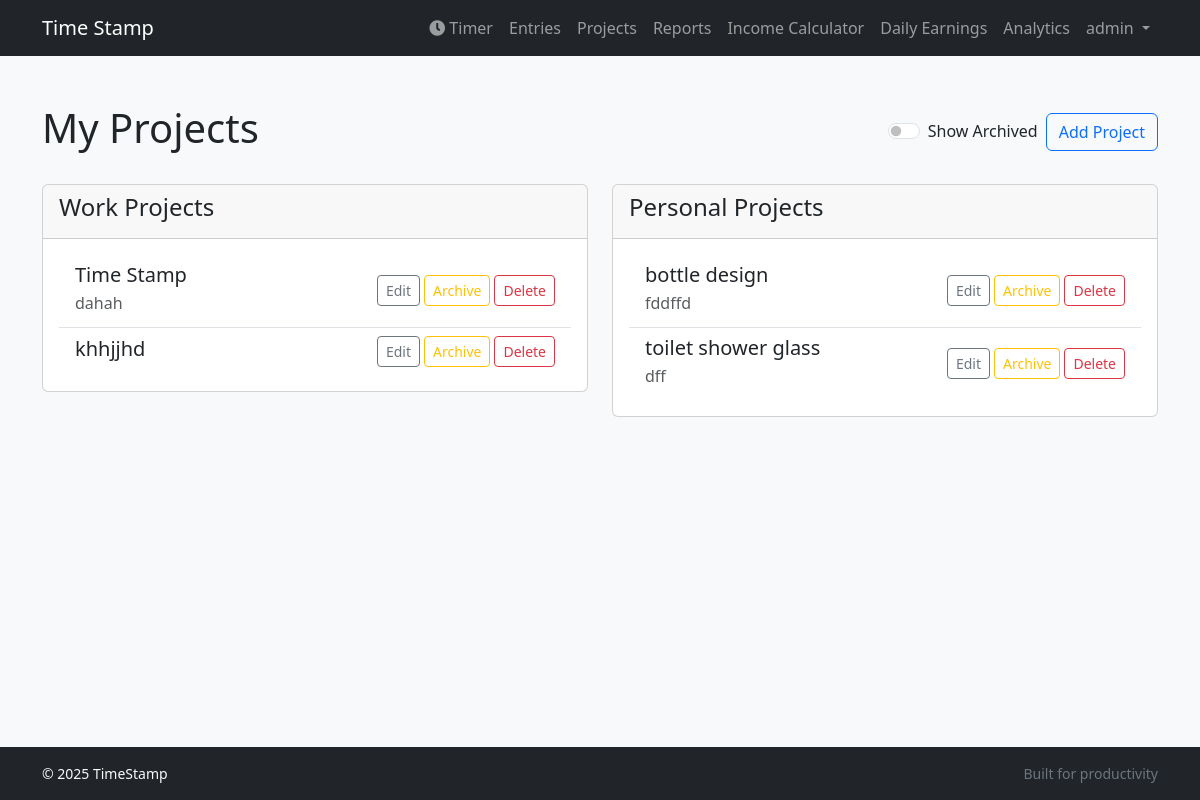
The page /projects/ (signed in) on the database as committed earlier.
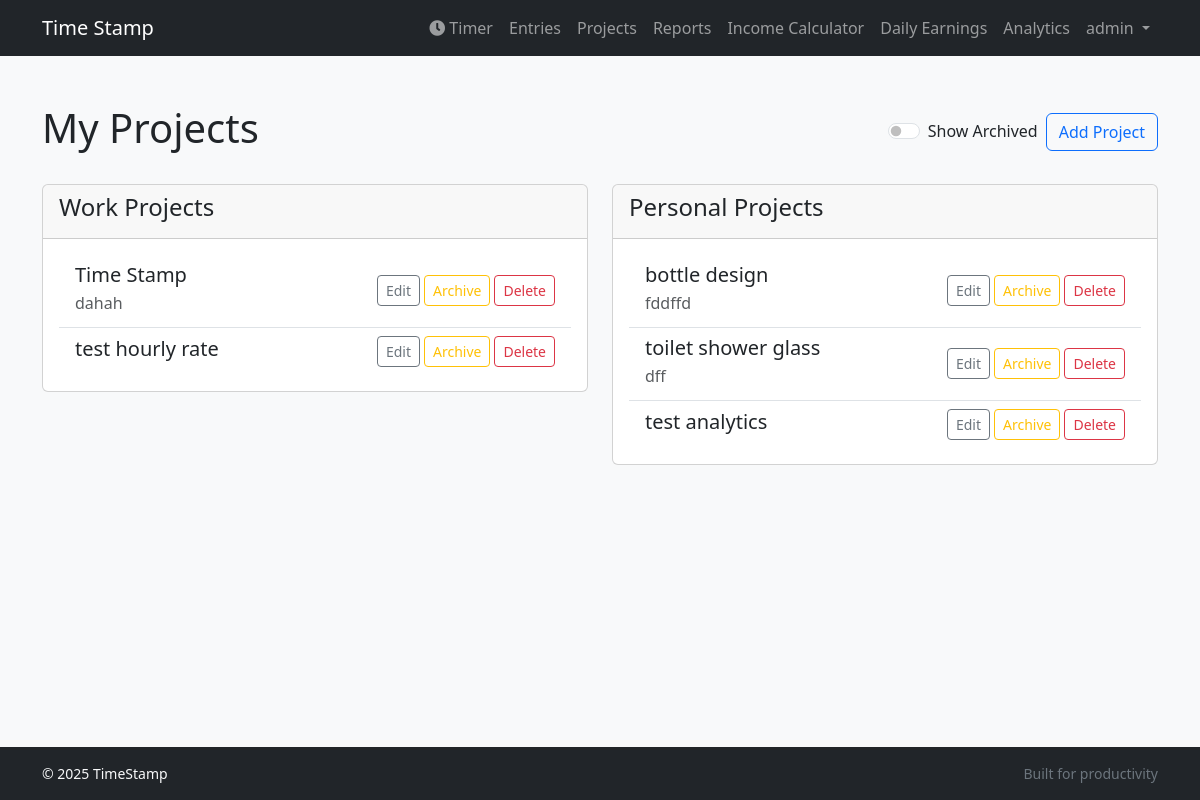
The same page on the database as committed later.
### tracker/models.py (models this page shows, shortened)
class Project(models.Model):
    user = models.ForeignKey(settings.AUTH_USER_MODEL, on_delete=models.CASCADE)
    name = models.CharField(max_length=200)
    description = models.TextField(blank=True)
    category = models.CharField(max_length=10, choices=CATEGORY_CHOICES, default='work')
    is_archived = models.BooleanField(default=False)
    hourly_rate = models.DecimalField(max_digits=8, decimal_places=2, default=0.00)

### tracker/views.py (the view)
# urls.py: path('projects/', views.ProjectListView.as_view(), name='project_list'),
class ProjectListView(LoginRequiredMixin, ListView):
    model = Project
    template_name = 'tracker/project_list.html'
    context_object_name = 'projects'
    def get_queryset(self):
        queryset = super().get_queryset().filter(user=self.request.user)
        if not self.request.GET.get('show_archived'):
            queryset = queryset.filter(is_archived=False)
        return queryset
    def get_context_data(self, **kwargs):
        context = super().get_context_data(**kwargs)
        all_projects = context['projects']
        context['work_projects'] = all_projects.filter(category='work')
        context['personal_projects'] = all_projects.filter(category='personal')
        context['show_archived'] = self.request.GET.get('show_archived', False)
        return context

### templates/tracker/project_list.html (shortened to what this page needs)
{% extends "base.html" %}
{% block content %}
<div class="d-flex justify-content-between align-items-center mb-4">
    <h1>My Projects</h1>
    <div class="d-flex align-items-center gap-2">
        <form method="get" class="form-check form-switch">
            <input class="form-check-input" type="checkbox" role="switch" id="showArchived" name="show_archived" {% if show_archived %}checked{% endif %} onchange="this.form.submit()">
            <label class="form-check-label" for="showArchived">Show Archived</label>
        </form>
        <a href="{% url 'tracker:project_create' %}" class="btn btn-outline-primary">Add Project</a>
    </div>
</div>
<div class="row d-none d-md-flex">
    <div class="col-md-6">
        <div class="card">
            <div class="card-header">
                <h4>Work Projects</h4>
            </div>
            <div class="card-body">
                {% if work_projects %}
                <ul class="list-group list-group-flush">
                    {% for project in work_projects %}
                    <li class="list-group-item {% if project.is_archived %}bg-light text-muted{% endif %}">
                        <div class="d-flex justify-content-between align-items-center">
                            <div class="flex-grow-1">
                                <h5 class="mb-1">{{ project.name }}</h5>
                                <p class="mb-1 text-muted">{{ project.description|truncatewords:20 }}</p>
                            </div>
                            <div class="d-flex align-items-center gap-1 ms-2">
                                <a href="{% url 'tracker:project_update' project.pk %}" class="btn btn-sm btn-outline-secondary">Edit</a>
                                {% if project.is_archived %}
                                <a href="{% url 'tracker:project_unarchive_confirm' project.pk %}" class="btn btn-sm btn-outline-success">Unarchive</a>
                                {% else %}
                                <a href="{% url 'tracker:project_archive_confirm' project.pk %}" class="btn btn-sm btn-outline-warning">Archive</a>
                                {% endif %}
                                <a href="{% url 'tracker:project_delete' project.pk %}" class="btn btn-sm btn-outline-danger">Delete</a>
                            </div>
                        </div>
                    </li>
                    {% endfor %}
                </ul>
                {% else %}
                <p class="text-center text-muted">No work projects found.</p>
                {% endif %}
            </div>
        </div>
    </div>
    <div class="col-md-6">
        <div class="card">
            <div class="card-header">
                <h4>Personal Projects</h4>
            </div>
            <div class="card-body">
                {% if personal_projects %}
                <ul class="list-group list-group-flush">
                    {% for project in personal_projects %}
                    <li class="list-group-item {% if project.is_archived %}bg-light text-muted{% endif %}">
                        <div class="d-flex justify-content-between align-items-center">
                            <div class="flex-grow-1">
                                <h5 class="mb-1">{{ project.name }}</h5>
                                <p class="mb-1 text-muted">{{ project.description|truncatewords:20 }}</p>
                            </div>
                            <div class="d-flex align-items-center gap-1 ms-2">
                                <a href="{% url 'tracker:project_update' project.pk %}" class="btn btn-sm btn-outline-secondary">Edit</a>
                                {% if project.is_archived %}
                                <a href="{% url 'tracker:project_unarchive_confirm' project.pk %}" class="btn btn-sm btn-outline-success">Unarchive</a>
                                {% else %}
                                <a href="{% url 'tracker:project_archive_confirm' project.pk %}" class="btn btn-sm btn-outline-warning">Archive</a>
                                {% endif %}
                                <a href="{% url 'tracker:project_delete' project.pk %}" class="btn btn-sm btn-outline-danger">Delete</a>
                            </div>
                        </div>
                    </li>
                    {% endfor %}
                </ul>
                {% else %}
                <p class="text-center text-muted">No personal projects found.</p>
                {% endif %}
            </div>
        </div>
    </div>
</div>
{% endblock %}

### templates/base.html (shortened to what this page needs)
{% load static %}
<!DOCTYPE html>
<html lang="en" class="h-100">
<head>
    <link href="https://cdn.jsdelivr.net/npm/bootstrap@5.3.2/dist/css/bootstrap.min.css" rel="stylesheet"
>
    <link rel="stylesheet" href="https://cdnjs.cloudflare.com/ajax/libs/font-awesome/5.15.4/css/all.min.css">
    <link rel="stylesheet" href="{% static 'css/style.css' %}">
</head>
<body class="d-flex flex-column h-100">
<nav class="navbar navbar-expand-lg navbar-dark bg-dark mb-4">
        <div class="container">
            <a class="navbar-brand me-auto" href="{% url 'tracker:home' %}">Time Stamp</a>
            <div class="collapse navbar-collapse" id="navbarNav">
                <ul class="navbar-nav ms-auto">
                    {% if user.is_authenticated %}
                        <li class="nav-item d-none d-lg-block">
                            <a class="nav-link" href="{% url 'tracker:home' %}"><i class="fas fa-clock me-1"></i>Timer</a>
                        </li>
                        <li class="nav-item">
                            <a class="nav-link" href="{% url 'tracker:entry_list' %}">Entries</a>
                        </li>
                        <li class="nav-item">
                            <a class="nav-link" href="{% url 'tracker:project_list' %}">Projects</a>
                        </li>
                        <li class="nav-item">
                            <a class="nav-link" href="{% url 'tracker:reports' %}">Reports</a>
                        </li>
                        <li class="nav-item">
                            <a class="nav-link" href="{% url 'tracker:income_calculator' %}">Income Calculator</a>
                        </li>
                        <li class="nav-item">
                            <a class="nav-link" href="{% url 'tracker:daily_earnings_tracker' %}">Daily Earnings</a>
                        </li>
                        <li class="nav-item">
                            <a class="nav-link" href="{% url 'tracker:analytics' %}">Analytics</a>
                        </li>
                        <li class="nav-item dropdown">
                            <a class="nav-link dropdown-toggle" href="#" id="navbarDropdown" role="button" data-bs-toggle="dropdown" aria-expanded="false">
                                {{ user.username }}
                            </a>
                        </li>
                    {% endif %}
                </ul>
            </div>
        </div>
    </nav>
    <main class="container py-4 flex-grow-1">
        {% block content %}{% endblock %}
    </main>
    <footer class="bg-dark text-light py-3 mt-auto">
      <div class="container small d-flex flex-column flex-md-row justify-content-between">
          <div>&copy; {% now "Y" %} TimeStamp</div>
          <div>
              <span class="text-secondary">Built for productivity</span>
          </div>
      </div>
    </footer>
</body>
</html>

### static/css/style.css (style rules this page uses)
body { background-color: #f8f9fa; }

Rows that differ between the two databases and show on the page:
removed Project: name "khhjjhd", is_archived "Archive", shown under "Work Projects"
added Project: name "test hourly rate", is_archived "Archive", shown under "Work Projects"
added Project: name "test analytics", is_archived "Archive", shown under "Personal Projects"
